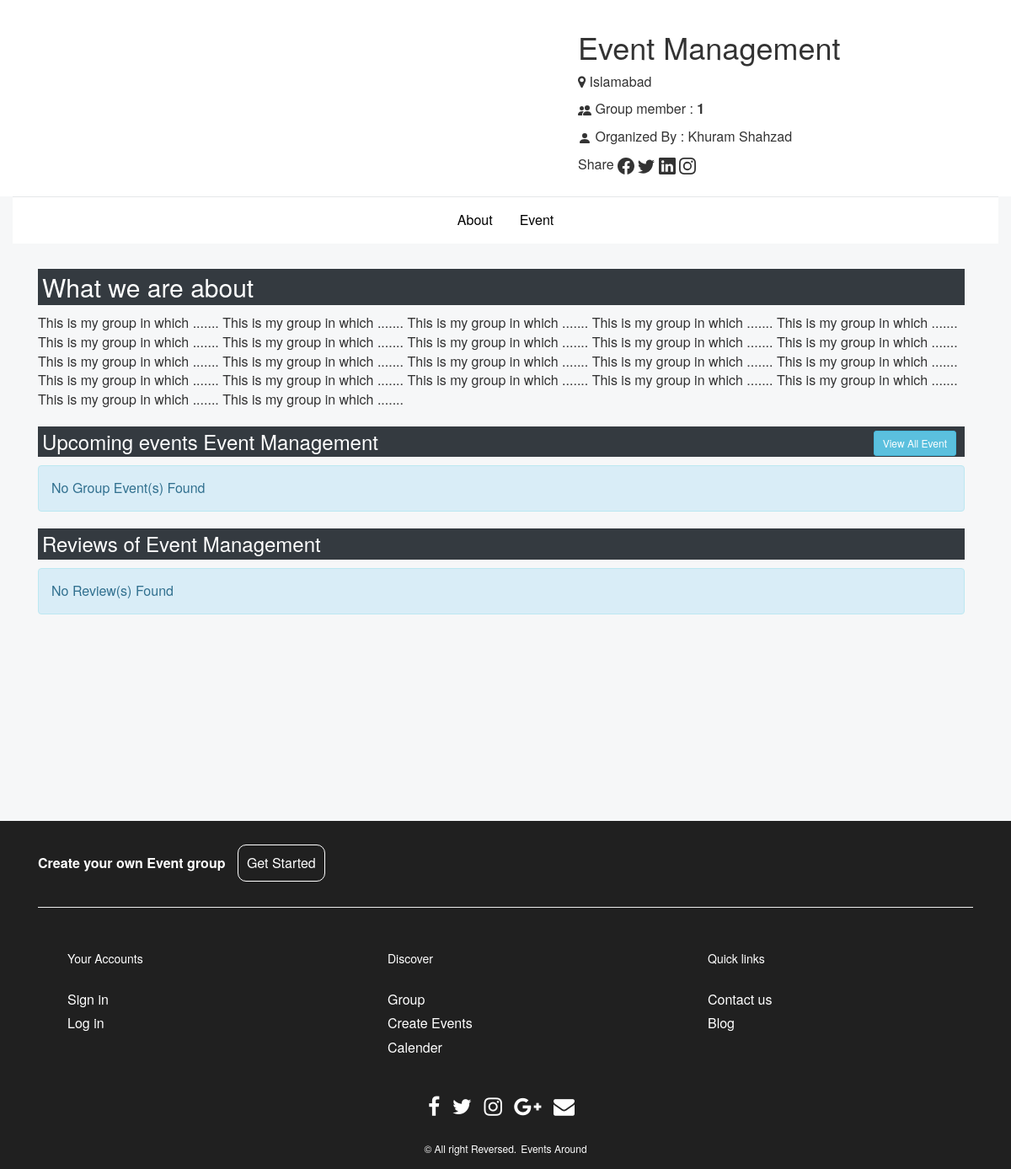
The page /group/groupWebPage/groupWebPage.php?groupID=2 on the database its author committed.
### tables this page shows
CREATE TABLE `tbl_groups` (
  `group_id` int(11) NOT NULL,
  `group_name` varchar(255) DEFAULT NULL,
  `group_location` varchar(255) DEFAULT NULL,
  `group_image` varchar(255) DEFAULT NULL,
  `group_description` text DEFAULT NULL,
  `group_organizerID` int(11) DEFAULT NULL,
  `group_status` enum('A','B','D') NOT NULL DEFAULT 'A',
  `createdBy` int(11) DEFAULT NULL,
  `createdDate` datetime DEFAULT NULL,
  `updatedBy` int(11) DEFAULT NULL,
  `updatedDate` datetime DEFAULT NULL
);

CREATE TABLE `tbl_users` (
  `user_id` int(11) NOT NULL,
  `user_name` varchar(255) DEFAULT NULL,
  `user_email` varchar(255) DEFAULT NULL,
  `user_password` varchar(255) DEFAULT NULL,
  `user_image` varchar(255) DEFAULT NULL,
  `user_type` enum('O','U') NOT NULL DEFAULT 'U',
  `user_status` enum('A','B') NOT NULL DEFAULT 'A',
  `createdBy` int(11) DEFAULT NULL,
  `createdDate` datetime DEFAULT NULL,
  `updatedBy` int(11) DEFAULT NULL,
  `updatedDate` datetime DEFAULT NULL
);

### functions.php (called while the page is built, shortened)
<?php
function countGroupMembers($groupID){
    global $con;
    $sql = "SELECT count(*) as tot FROM `tbl_group_members` WHERE `groupID` = '$groupID'";
    $result=mysqli_query($con,$sql);
    if($row=mysqli_fetch_assoc($result)){
      return $row['tot'];
    }
  }
 ?>

### group/groupWebPage/groupWebPage.php (the view, shortened to what this page needs)
<?php require("../../connection.php"); ?>
<?php require("../../functions.php");
$groupID = "";
if(isset($_GET['groupID'])){
    $groupID = $_GET['groupID'];
    $whereClause = " WHERE `tbl_groups`.`group_id` = '$groupID' ";
    $sql = "SELECT `tbl_groups`.`group_id` , `tbl_groups`.`group_name`, `tbl_groups`.`group_location`, `tbl_groups`.`group_image`, `tbl_groups`.`group_description`,`tbl_groups`.`group_organizerID`,`tbl_groups`.`group_status`,`tbl_users`.`user_name`,`tbl_users`.`user_image`  FROM `tbl_groups` INNER JOIN `tbl_users` ON `tbl_groups`.`group_organizerID` = `tbl_users`.`user_id` ".$whereClause." ORDER BY `tbl_groups`.`group_id` DESC" ;
    $result = mysqli_query($con,$sql);
    if ($result) {
      if (mysqli_num_rows($result) == 1) {
        if ($row = mysqli_fetch_assoc($result)) {
          $groupName = $row['group_name'];
          $groupLocation = $row['group_location'];
          $groupDescription = $row['group_description'];
          $groupOrganizer = $row['user_name'];
        }
      }
    }
}else{
  header("location:../../index.php");
  exit();
}
?>
<!DOCTYPE html>
<html lang="en">
<head>
    <link rel="stylesheet" href="https://maxcdn.bootstrapcdn.com/bootstrap/4.5.2/css/bootstrap.min.css">
  <link rel="stylesheet" href="https://maxcdn.bootstrapcdn.com/bootstrap/3.4.1/css/bootstrap.min.css" />
  <link rel="stylesheet" href="https://cdnjs.cloudflare.com/ajax/libs/font-awesome/4.7.0/css/font-awesome.min.css" />
    <link rel="stylesheet" href="groupWebPage.css">
<link rel="stylesheet" href="../../plugins/datatables-bs4/css/dataTables.bootstrap4.css">
</head>
<body>
    <div class="container-fluid">
      <div class="row group-description">
        <div class="col image-div">
        </div>
        <div class=" col description-div">
            <h1> <?php echo $groupName; ?>
          </h1>
            <p> <i class="fa fa-map-marker" aria-hidden="true"></i> <?php echo $groupLocation; ?></p>
            <p>
            Group member : <b><?php echo countGroupMembers($groupID); ?></b>
          </p>
            <p>
              <svg xmlns="http://www.w3.org/2000/svg" width="16" height="16" fill="currentColor" class="bi bi-person-fill" viewBox="0 0 16 16">
              <path d="M3 14s-1 0-1-1 1-4 6-4 6 3 6 4-1 1-1 1H3zm5-6a3 3 0 1 0 0-6 3 3 0 0 0 0 6z"/>
            </svg>
            Organized By : <?php echo $groupOrganizer; ?>
          </p>
            <div class="row share-div">
              <p>Share
            </p>
            </div>
          </div>
      </div>
      <div class="group-controls">
          <div class="stripe">
        <ul>
          <li><a href="#about">About</a></li>
          <li><a href="../../CreateEvents/events.php?groupID=<?php echo $groupID; ?>">Event</a></li>
        </ul>
      </div>
    </div>
    <div class="container">
     <div class="event-member">
       <div class="event-column">
        <section class="intro-section" id="about">
          <h2 class="bg-dark p-2 text-white">What we are about</h2>
          <p><?php echo $groupDescription; ?></p>
        </section>
        <section>
          <h3 class="bg-dark p-2 text-white">Upcoming events
          <?php echo $groupName; ?>
            <a href="../../CreateEvents/events.php?groupID=<?php echo $groupID; ?>" class="float-right btn btn-sm btn-info  mr-2">View All Event</a></h3>
            <?php
            $currentDate = date("Y-m-d");
            $sql = "SELECT * FROM `tbl_events` WHERE `event_groupID` = '$groupID' AND `event_status` = 'A' AND DATE(`event_startDate`) >= '$currentDate' ORDER BY `event_id` DESC LIMIT 5";
            $result = mysqli_query($con,$sql);
            if ($result) {
              if (mysqli_num_rows($result)>0) {
                while($row = mysqli_fetch_array($result)){
                  $eventImage = "../../".$row['event_image'];
                  $path = 'https://images.unsplash.com/photo-1483443487168-a49ed320d532?ixlib=rb-0.3.5&q=85&fm=jpg&crop=entropy&cs=srgb&s=25a13b3cccc5f22a2d4cb32c4171e3c4';
                  if($eventImage != '../../' && file_exists($eventImage)){
                    $path = $eventImage;
                  }
                  ?>
                  <div class="event_container">
                    <div class="event_bg" style="background-image: url('<?php echo $path; ?>')"></div>
                    <div class="event_info">
                      <div class="event_title">
                        <h4><?php echo $row['event_name']; ?></h4>
                      </div>
                      <div class="event_desc">
                        <p><?php if(strlen($row['event_description'])>100){
                          echo substr($row['event_description'], 0,100)."....";
                        }else{
                          echo $row['event_description'];
                        } ?></p>
                      </div>
                      <div class="event_footer">
                        <div class="event_date">
                          <p><?php echo date("d F Y ",strtotime($row['event_startDate'])); ?></p>
                        </div>
                        <div class="event_more">
                          <a href="../../CreateEvents/SingleEventDetail.php?eventID=<?php echo $row['event_id']; ?>" class="btn_more">
                            learn more
                          </a>
                        </div>
                      </div>
                    </div>
                  </div>
                  <?php
                }
              }else{
                ?>
                <div class="alert alert-info">No Group Event(s) Found</div>
                <?php
              }
            }
            ?>
        </section>
        <section>
          <h3 class="bg-dark p-2 text-white"> Reviews of <?php echo $groupName; ?>  </h3>
          <div style="height: 300px; overflow-y:scroll;">
            <?php
            $sqlReview = "SELECT `tbl_reviews`.*,`tbl_users`.`user_id`,`tbl_users`.`user_name`,`tbl_users`.`user_image` FROM `tbl_reviews` INNER JOIN `tbl_users` ON `tbl_reviews`.`review_userID` = `tbl_users`.`user_id` WHERE `review_groupID` = '$groupID' ORDER BY `tbl_reviews`.`review_id`";
            $resultReview = mysqli_query($con,$sqlReview);
            if ($resultReview) {
              if (mysqli_num_rows($resultReview)>0) {
                while($reviewRow = mysqli_fetch_array($resultReview)){
                  $userImagePath = "../../".$reviewRow['user_image'];
                  ?>
                  <h4>
                      <?php if($userImagePath != "../../" && file_exists($userImagePath)){ ?><img src="<?php echo  $userImagePath; ?>"  style="width:50px; height: 50px; border-radius: 100px;">
                      <?php }else{
                        ?>
                        <img src="../../users.png" style="width:50px; height: 50px; border-radius: 100px;">
                        <?php
                      } ?>
                      <?php echo $reviewRow['user_name']; ?> <small><?php echo date("d-m-Y",strtotime($reviewRow['review_date'])); ?></small></h4>
                  <p class="p-4 text-justify">
                    <?php echo $reviewRow['review_message']; ?>
                  </p>
                  <?php
                }
              }else{
                ?>
                <div class="alert alert-info">No Review(s) Found</div>
                <?php
              }
            }
            ?>
          </div>
        </section>
         </div>
       </div>
     </div>
    </div>
  <section id="footer" class="footer-section">
    <div class="container">
      <div class="row Upper-footer">
        <div class ="col-xs-12 col-sm-12 col-md-12 col-lg-12">
        <br>
        <p><b>Create your own Event group</b>
        <button id="footerbtn"><a href="createGroup/createGroup.php">Get Started</a></button></p>
        </div>
      </div>
      <hr class="footer-line">
      <br>
      <div class="row text-center text-xs-center text-sm-left text-md-left">
        <div class="col-xs-12 col-sm-4 col-md-4">
          <h5>Your Accounts</h5>
          <ul class="list-unstyled quick-links">
            <li><a href="../../Signup/Signup.php" target="_blank">Sign in</a></li>
            <li><a href="../../Login/Login.php" target="_blank">Log in</a></li>
          </ul>
        </div>
        <div class="col-xs-12 col-sm-4 col-md-4">
          <h5>Discover</h5>
          <ul class="list-unstyled quick-links">
            <li><a href="../../group/group.html" target="_blank">Group</a></li>
            <li><a href="../../CreateEvents/creatEvents.html" target="_blank">Create Events</a></li>
            <li><a href="">Calender</a></li>
          </ul>
        </div>
        <div class="col-xs-12 col-sm-4 col-md-4">
          <h5>Quick links</h5>
          <ul class="list-unstyled quick-links">
            <li><a href="http://localhost/events_org_R/Contact/Contact.php" target="_blank">Contact us</a></li>
            <li><a href="http://localhost/events_org_R/blog/blog.php" target="_blank">Blog</a></li>
          </ul>
        </div>
      </div>
      <div class="row">
        <div class="col-xs-12 col-sm-12 col-md-12 mt-2 mt-sm-5">
          <ul class="list-unstyled list-inline social text-center">
            <li class="list-inline-item"><a href=""><i class="fa fa-facebook"></i></a></li>
            <li class="list-inline-item"><a href=""><i class="fa fa-twitter"></i></a></li>
            <li class="list-inline-item"><a href=""><i class="fa fa-instagram"></i></a></li>
            <li class="list-inline-item"><a href=""><i class="fa fa-google-plus"></i></a></li>
            <li class="list-inline-item"><a href="" target="_blank"><i class="fa fa-envelope"></i></a></li>
          </ul>
        </div>
      </div>
      <div class="row">
        <div class="col-xs-12 col-sm-12 col-md-12 mt-2 mt-sm-2 text-center text-white">
          <p class="h6">© All right Reversed.<a class="text-green ml-2" href="" target="_blank">Events Around</a></p>
        </div>
      </div>
    </div>
  </section>
</body>
</html>

### group/groupWebPage/groupWebPage.css (style rules this page uses)
* { padding: 0; margin: 0; box-sizing: border-box; }
body { background-color: #F6F7F8; font-size: 16px; }
.row { display: flex; }
.col { flex: 1; padding: 1em; }
.group-description { background-color: white; }
.image-div { float: left; margin-left: 10.5rem; margin-right: 3.5rem; }
.description-div { display: flex; flex-direction: column; }
.share-div { flex-grow: 1; align-content: flex-end; padding:0 1.5rem; }
.share-div p { font-size: 16px; }
.group-controls { position: sticky; top: 0; margin: 0; padding: 0; width: 100%; border-top: 1px solid rgba(46,62,72,.12); background-color: white; }
.stripe { display: flex; justify-content: center; }
.stripe ul { list-style-type: none; margin: 0; padding: 0; overflow: hidden; background-color: white; }
.stripe li { float: left; }
.stripe li a { display: block; color: black; text-align: center; padding: 16px; text-decoration: none; }
.container { min-height: 50vh; display: block; }
.event-member { display: flex; }
.event-column { flex: 2; padding: 1rem 1rem 0 0; }
.footer-section { padding: 5px 0; }
#footer { background: #202020 !important; }
.Upper-footer { color: white; }
#footerbtn { padding: 10px; margin-left: 10px; border-radius:10px; background-color:#202020; color:white; border: 1px solid white; }
.footer-line { background-color: white; }
#footer h5 { padding-left: 10%; padding-bottom: 6px; margin-bottom: 20px; color:#ffffff; }
#footer a { color: #ffffff; text-decoration: none !important; background-color: transparent; }
#footer ul.social li { padding: 3px 0; }
#footer ul.social li a i { margin-right: 5px; font-size:25px; -webkit-transition: .5s all ease; -moz-transition: .5s all ease; transition: .5s all ease; }
#footer ul.social li a, #footer ul.quick-links li a { color:#ffffff; }
#footer ul.quick-links li { padding: 3px 0 3px 10%; -webkit-transition: .5s all ease; -moz-transition: .5s all ease; transition: .5s all ease; }

### rows shown on the page
tbl_groups: group_name "Event Management", group_location "Islamabad", tbl_users.user_name "Khuram Shahzad", group_description "This is my group in which ....... This is my group in which ....... This is my group in which ....... This is my group in which ....... This is my group in which ....... This is my group in which ....... This is my group in which ....... This is my group in which ....... This is my group in which ....... This is my group in which ....... This is my group in which ....... This is my group in which ....... This is my group in which ....... This is my group in which ....... This is my group in which ....... This is my group in which ....... This is my group in which ....... This is my group in which ....... This is my group in which ....... This is my group in which ....... This is my group in…"

### other values the page prints
countGroupMembers($groupID) "1"
